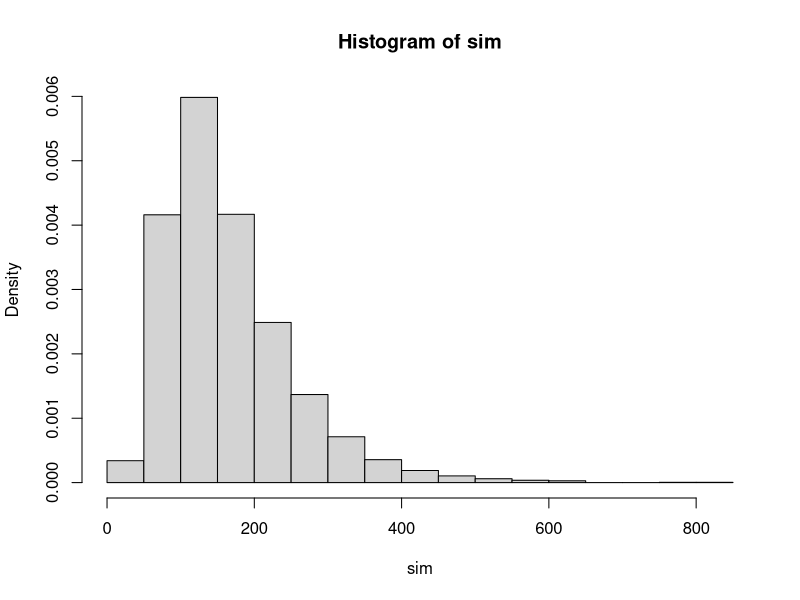

Here is the R script that generated this plot:
sim <- exp(rnorm(5000,5,0.5))
hist(sim,prob=T,nclass=25)
f <- function(y,mu,sigma) exp(rnorm(y,mu,sigma))
yval <- seq(0,1000,1)
fval <- f(yval,5,0.5)
lines(yval,fval) #Why doesn't this go into the diagram?
results <- c(mean(sim)) #missing something...
